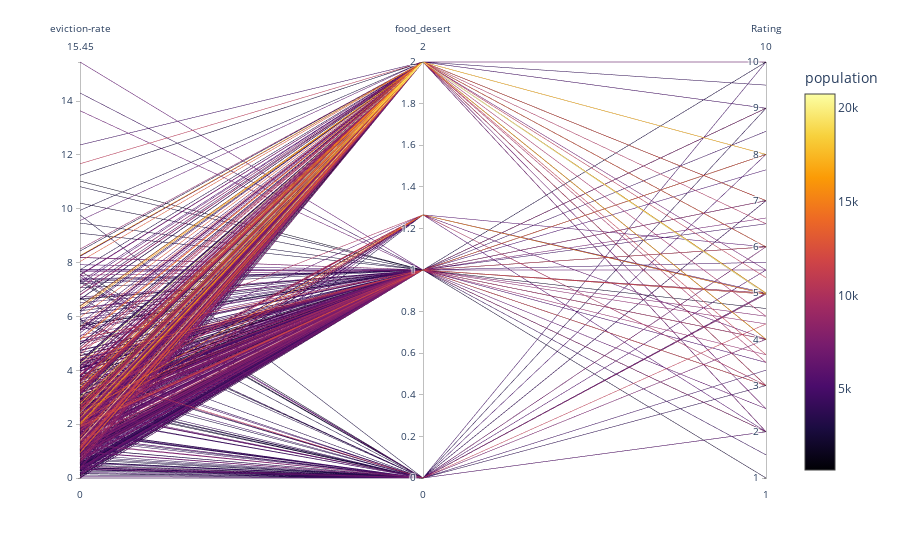

Notebook cell for this chart:
### Code cell
parallel_coordinates = px.parallel_coordinates(
    full_dataset,
    dimensions=['Rating','food_desert', 'eviction-rate'],
    color = 'population',
    color_continuous_scale=px.colors.sequential.Inferno,
     labels={
        "housing_units": "Housing Units",
        "gross_rent": "Gross Rent",
        "sale_price_sqr_foot": "Sale Price per Square Foot",
    },
)
parallel_coordinates

### Figure 1 — Plotly figure (JSON) as saved in the notebook; plotly's stock layout.template omitted (floating-point values rounded to 4 significant figures; data arrays with more than 128 entries replaced by an {"elided": "..."} marker saying what was removed)
{"data": [{"dimensions": [{"label": "eviction-rate", "values": {"elided": "793 float values"}}, {"label": "food_desert", "values": {"elided": "793 float values"}}, {"label": "Rating", "values": {"elided": "793 float values"}}], "domain": {"x": [0, 0.98], "y": [0, 1]}, "line": {"color": {"elided": "793 float values"}, "coloraxis": "coloraxis"}, "name": "", "type": "parcoords"}], "layout": {"autosize": true, "coloraxis": {"colorbar": {"title": {"text": "population"}}, "colorscale": [[0, "#000004"], [0.1111, "#1b0c41"], [0.2222, "#4a0c6b"], [0.3333, "#781c6d"], [0.4444, "#a52c60"], [0.5556, "#cf4446"], [0.6667, "#ed6925"], [0.7778, "#fb9b06"], [0.8889, "#f7d13d"], [1, "#fcffa4"]]}, "legend": {"tracegroupgap": 0}, "margin": {"t": 60}}}
